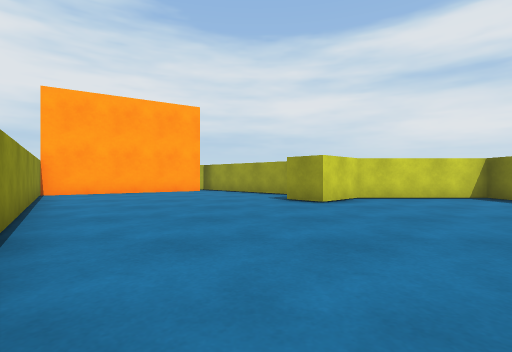
view 1 (above)

13 first-person views from a walk through a 3-D level made in the Unity game engine. The camera is 0.58 m above the floor, looks level and sees 85° across. The floor is counted in squares, 1 m on a side. Each view is taken from the middle of a square. On the plan, view 1 faces up. The plan holds only what a view shows up to about 9 squares ahead; the rest is blank. The place goes on beyond the plan. Door leaves are left out, so doorways stand open.

view 2
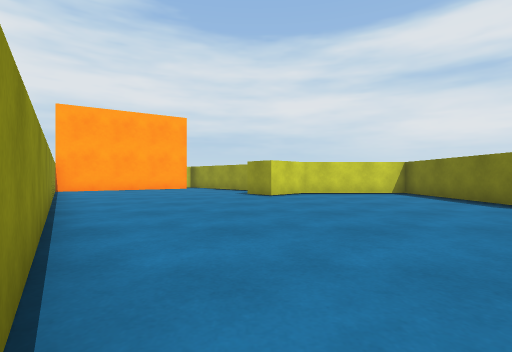

view 3
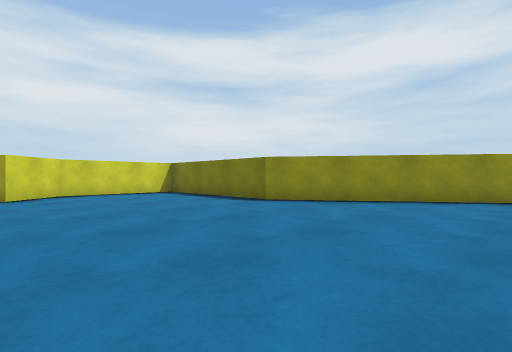

view 4
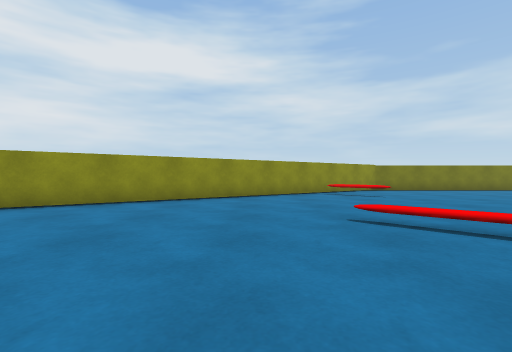

view 5
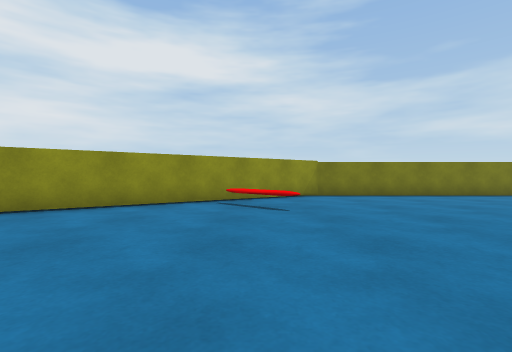

view 6
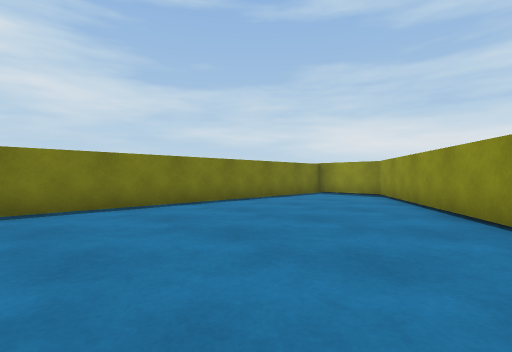

view 7
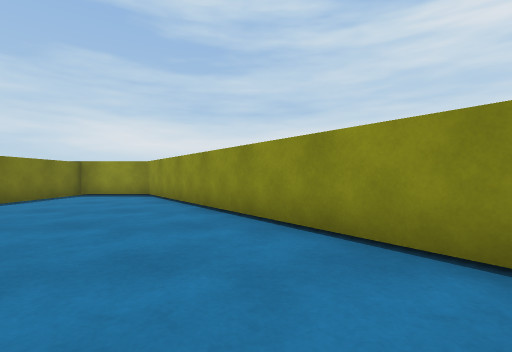

view 8
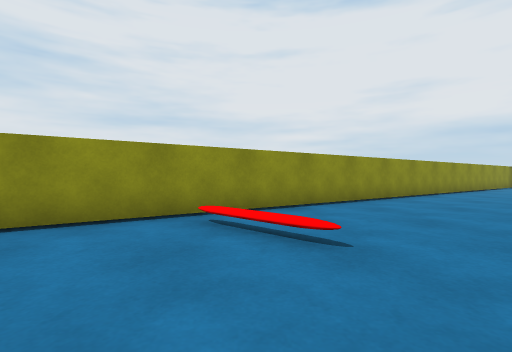

view 9
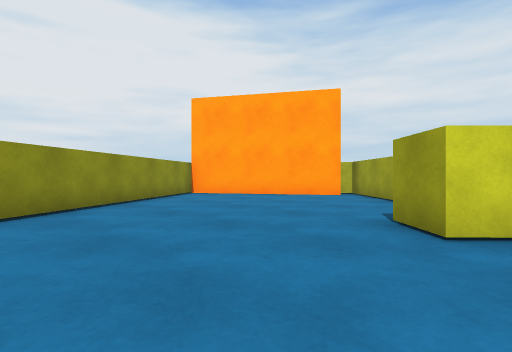

view 10
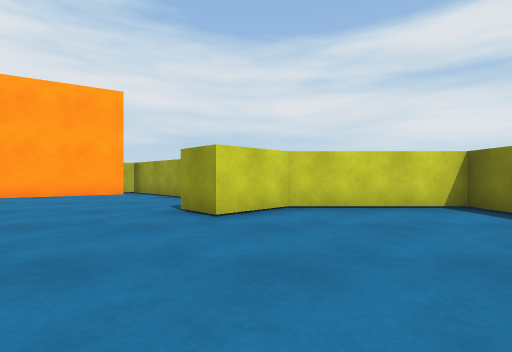

view 11
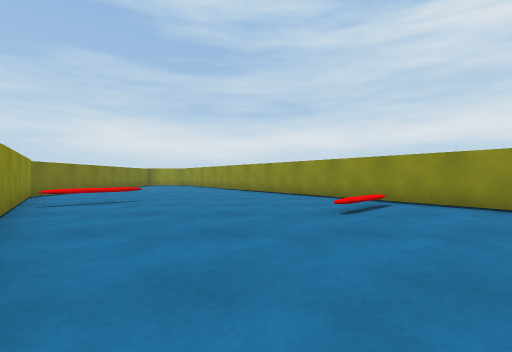

view 12
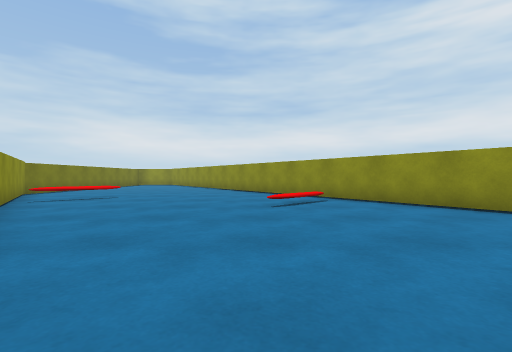

view 13
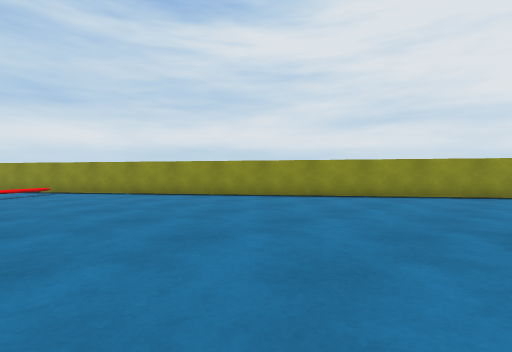

### Floor plan
Points are (right, up) in squares from view 1. A wall is a line through its corners. A room is listed if a view was taken in it or the views show most of it. See-through windows are left out.
Room 1 (views 1, 2, 3, 4, 5, 6, 7, 8, 9, 10, 11, 12, 13)
walls: (-2.4, 2.6) (10.3, -15.6) (12.3, -15.6) (12.3, -6.9) (5.8, 2.4) (5.8, 7.1) (2.6, 7.1) (1.4, 6)
ways out: open door at (-0.5, 4.5)

Positions as (right, up) in squares from view 1, and headings:
1: (0, 0), facing up
2: (1, -2), facing up
3: (1, -2), facing up-right
4: (1, -2), facing right
5: (4, -5), facing right
6: (7, -7), facing down-right
7: (7, -7), facing down
8: (7, -4), facing left
9: (2, 3), facing up-left
10: (2, 2), facing up
11: (6, 1), facing down
12: (5, 2), facing down
13: (5, 6), facing down-left
